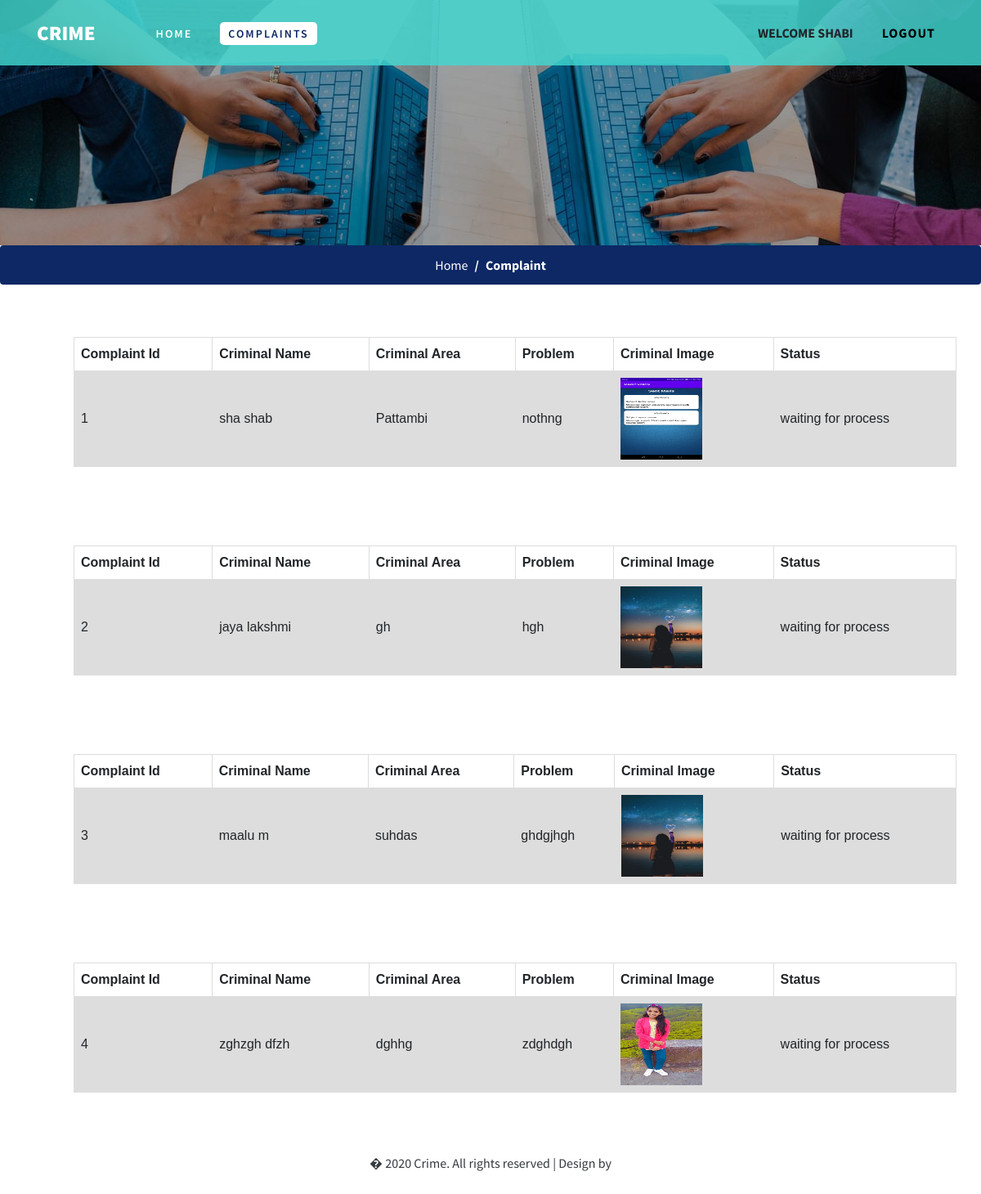
The page /Complaintstatus (signed in) on the database its author committed.
### crime/models.py (models this page shows)
class register_form(models.Model):
    Name = models.CharField(max_length=100)
    Email = models.EmailField()
    Password = models.CharField(max_length=50)
    Phone = models.CharField(max_length=20)

class complaint_details(models.Model):
    Email = models.EmailField()
    firstname = models.CharField(max_length=100)
    lastname = models.CharField(max_length=100)
    cname = models.CharField(max_length=100)
    carea = models.CharField(max_length=800)
    wip = models.CharField(max_length=500)
    detail = models.CharField(max_length=2000)
    reply=models.CharField(max_length=200,null=True,blank=True)
    image = models.ImageField(upload_to="image")

### crime/views.py (the view, shortened to what this page needs)
# urls.py: path("Complaintstatus", views.Complaintstatus, name="Complaintstatus"),
def Complaintstatus(request):
    Email= request.session['email']
    reg=register_form.objects.get(Email=Email)
    fn=reg.Name
    comp=complaint_details.objects.all()
    com=complaint_details.objects.get(Email=Email)
    carea=com.carea
    crna=com.cname
    pro="waiting for process"
    return render(request,"complainstatus.html",{'fn':fn,'comp':comp,'pro':pro})

### template/complainstatus.html (shortened to what this page needs)
{% load static %}
<!DOCTYPE html>
<html lang="zxx">
<head>
    <link href="{%static 'css/bootstrap.min.css' %}" type="text/css" rel="stylesheet" media="all">
    <link href="{%static 'css/style.css' %}" type="text/css" rel="stylesheet" media="all">
    <link href="{%static 'css/font-awesome.min.css' %}" rel="stylesheet">
</head>
<body>
    <header>
        <div class="container">
            <nav class="navbar navbar-expand-lg navbar-light p-0">
                    <h1><a class="navbar-brand" href="index">Crime
                        </a></h1>
                    <div class="collapse navbar-collapse" id="navbarSupportedContent">
                        <ul class="ml-lg-5 navbar-nav mr-lg-auto">
                            <li class="nav-item mr-lg-4 mt-lg-0 mt-sm-4 mt-3">
                                <a href="index">Home</a>
                            </li>
                            <li class="nav-item  active dropdown mr-lg-4 my-lg-0 my-sm-4 my-3">
                                <a href="#" id="navbarDropdown" role="button" data-toggle="dropdown" aria-haspopup="true"
                                    aria-expanded="false">
                                    Complaints
                                </a>
                            </li>
                        </ul>
                            <ul>
                                <li class="nav-item dropdown mr-lg-4 my-lg-0 my-sm-4 my-3 text-uppercase font-weight-bold d-block">Welcome {{fn}}</li>
                            </ul>
                            <button type="button" class="btn w3ls-btn text-uppercase font-weight-bold d-block" data-toggle="modal"
                            aria-pressed="false">
                                <a href="Run_Here" style="color: black;">Logout</a>
                        </button>
                    </div>
                </nav>
        </div>
    </header>
    <div class="inner-banner-w3ls">
    </div>
    <nav aria-label="breadcrumb">
        <ol class="breadcrumb d-flex justify-content-center bg-theme">
            <li class="breadcrumb-item">
                <a href="index" class="text-white">Home</a>
            </li>
            <li class="breadcrumb-item active text-white font-weight-bold" aria-current="page">Complaint</li>
        </ol>
    </nav>
    {% for i in comp %}
    <section class="contact-w3pvt py-lg-5">
               <table style="width: 90%; margin-left: 90px;">
                   <tr><th>Complaint Id</th><th>Criminal Name</th><th>Criminal Area</th><th>Problem</th><th>Criminal Image</th><th>Status</th></tr>
                   <tr>
                       <td> {{i.id}}</td>
            <td>{{i.firstname}}  {{i.lastname}}</td>
             <td>{{i.carea}}</td>
             <td> {{i.wip}}</td>
             <td> <img style="width: 100px; height: 100px" src="media\{{i.image}} " ></td>
                 <td>{{pro}}</td>
        </tr>
               </table>
    </section>
    {% endfor %}
    <div class="cpy-right text-center py-4">
        <p class="text-dark">� 2020 Crime. All rights reserved | Design by
        </p>
    </div>
</body>
</html>

### static/css/style.css (style rules this page uses)
body { font-family: 'Source Sans Pro', sans-serif; background: #fff; }
body a { transition: 0.5s all; -webkit-transition: 0.5s all; -moz-transition: 0.5s all; -o-transition: 0.5s all; -ms-transition: 0.5s all; text-decoration: none; outline: none; }
h1, h2, h3, h4, h5, h6 { margin: 0; font-family: 'Source Sans Pro', sans-serif; }
p { margin: 0; color: #777; font-size: 1em; line-height: 1.8; }
ul { margin: 0; padding: 0; }
ul { list-style-type: none; }
.bg-theme { background: #0d2865 !important; color: #fff; }
.navbar-light .navbar-brand, .navbar-light .navbar-brand:hover { color: #fff; }
.navbar-brand { color: #fff; font-size: 25px; font-weight: 800; text-transform: uppercase; line-height: 2; }
.w3ls-btn { font-size: 1em; letter-spacing: 1px; background: transparent; padding: 0 10px; border-radius: 0; color: #fff; }
li.nav-item a { color: #fff; text-transform: uppercase; font-weight: 600; letter-spacing: 2px; padding: 5px 10px; font-size: 14px; }
li.nav-item a:hover, li.nav-item.active a { color: #0d2865; background: #fff; border-radius: 5px; }
header { padding: 10px 0; background: rgba(65, 216, 209, 0.82); width: 100%; position: absolute; z-index: 9; }
.inner-banner-w3ls { background: url(../images/inner.jpg) no-repeat center; -webkit-background-size: cover; -moz-background-size: cover; -o-background-size: cover; -ms-background-size: cover; background-size: cover; min-height: 300px; position: relative; }
.inner-banner-w3ls:before { background: rgba(0, 0, 0, 0.37); position: absolute; content: ''; width: 100%; height: 100%; left: 0; top: 0; }
.breadcrumb-item+.breadcrumb-item::before { display: inline-block; padding-right: .5rem; color: #ffffff; content: "/"; }

### template/complainstatus.html (style rules this page uses)
table { font-family: arial, sans-serif; border-collapse: collapse; width: 100%; }
td, th { border: 1px solid #dddddd; text-align: left; padding: 8px; }
tr:nth-child(even) { background-color: #dddddd; }

### rows shown on the page
register_form: Name "SHABI"
complaint_details: id "1", firstname "sha", lastname "shab", carea "Pattambi", wip "nothng", image (picture), pro "waiting for process"
complaint_details: id "2", firstname "jaya", lastname "lakshmi", carea "gh", wip "hgh", image (picture), pro "waiting for process"
complaint_details: id "3", firstname "maalu", lastname "m", carea "suhdas", wip "ghdgjhgh", image (picture), pro "waiting for process"
complaint_details: id "4", firstname "zghzgh", lastname "dfzh", carea "dghhg", wip "zdghdgh", image (picture), pro "waiting for process"
